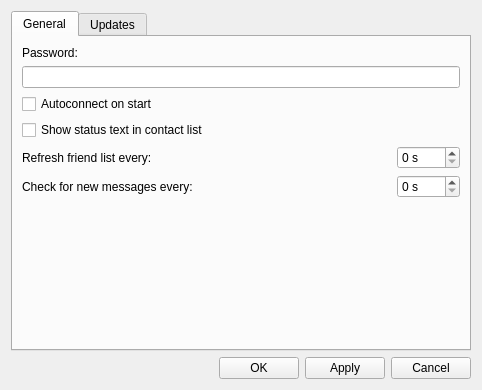
<?xml version="1.0" encoding="UTF-8"?>
<ui version="4.0">
 <class>EdditAccount</class>
 <widget class="QWidget" name="EdditAccount">
  <property name="geometry">
   <rect>
    <x>0</x>
    <y>0</y>
    <width>482</width>
    <height>390</height>
   </rect>
  </property>
  <property name="windowTitle">
   <string>Form</string>
  </property>
  <layout class="QVBoxLayout" name="verticalLayout_2">
   <item>
    <widget class="QTabWidget" name="tabWidget">
     <property name="currentIndex">
      <number>0</number>
     </property>
     <widget class="QWidget" name="tab">
      <attribute name="title">
       <string>General</string>
      </attribute>
      <layout class="QVBoxLayout" name="verticalLayout">
       <item>
        <widget class="QLabel" name="label">
         <property name="text">
          <string>Password:</string>
         </property>
        </widget>
       </item>
       <item>
        <widget class="QLineEdit" name="passEdit">
         <property name="echoMode">
          <enum>QLineEdit::Password</enum>
         </property>
        </widget>
       </item>
       <item>
        <widget class="QCheckBox" name="autoBox">
         <property name="text">
          <string>Autoconnect on start</string>
         </property>
        </widget>
       </item>
       <item>
        <widget class="QCheckBox" name="statusesBox">
         <property name="text">
          <string>Show status text in contact list</string>
         </property>
        </widget>
       </item>
       <item>
        <layout class="QHBoxLayout" name="horizontalLayout_3">
         <item>
          <widget class="QLabel" name="label_3">
           <property name="text">
            <string>Refresh friend list every:</string>
           </property>
          </widget>
         </item>
         <item>
          <spacer name="horizontalSpacer_3">
           <property name="orientation">
            <enum>Qt::Horizontal</enum>
           </property>
           <property name="sizeHint" stdset="0">
            <size>
             <width>40</width>
             <height>20</height>
            </size>
           </property>
          </spacer>
         </item>
         <item>
          <widget class="QSpinBox" name="friendBox">
           <property name="suffix">
            <string> s</string>
           </property>
           <property name="maximum">
            <number>3600</number>
           </property>
          </widget>
         </item>
        </layout>
       </item>
       <item>
        <layout class="QHBoxLayout" name="horizontalLayout_4">
         <item>
          <widget class="QLabel" name="label_4">
           <property name="text">
            <string>Check for new messages every:</string>
           </property>
          </widget>
         </item>
         <item>
          <spacer name="horizontalSpacer_4">
           <property name="orientation">
            <enum>Qt::Horizontal</enum>
           </property>
           <property name="sizeHint" stdset="0">
            <size>
             <width>40</width>
             <height>20</height>
            </size>
           </property>
          </spacer>
         </item>
         <item>
          <widget class="QSpinBox" name="messageBox">
           <property name="suffix">
            <string> s</string>
           </property>
           <property name="maximum">
            <number>3600</number>
           </property>
          </widget>
         </item>
        </layout>
       </item>
       <item>
        <spacer name="verticalSpacer">
         <property name="orientation">
          <enum>Qt::Vertical</enum>
         </property>
         <property name="sizeHint" stdset="0">
          <size>
           <width>20</width>
           <height>203</height>
          </size>
         </property>
        </spacer>
       </item>
      </layout>
     </widget>
     <widget class="QWidget" name="tab_2">
      <attribute name="title">
       <string>Updates</string>
      </attribute>
      <layout class="QVBoxLayout" name="verticalLayout_4">
       <item>
        <layout class="QHBoxLayout" name="horizontalLayout_5">
         <item>
          <widget class="QLabel" name="label_5">
           <property name="text">
            <string>Check for friends updates every:</string>
           </property>
          </widget>
         </item>
         <item>
          <spacer name="horizontalSpacer_5">
           <property name="orientation">
            <enum>Qt::Horizontal</enum>
           </property>
           <property name="sizeHint" stdset="0">
            <size>
             <width>48</width>
             <height>20</height>
            </size>
           </property>
          </spacer>
         </item>
         <item>
          <widget class="QSpinBox" name="newsBox">
           <property name="suffix">
            <string> s</string>
           </property>
           <property name="maximum">
            <number>3600</number>
           </property>
          </widget>
         </item>
        </layout>
       </item>
       <item>
        <widget class="QCheckBox" name="cbPhotoEnable">
         <property name="text">
          <string>Enable friends photo updates notifications</string>
         </property>
         <property name="checked">
          <bool>false</bool>
         </property>
        </widget>
       </item>
       <item>
        <widget class="QFrame" name="frameUpdatesPhoto">
         <property name="enabled">
          <bool>true</bool>
         </property>
         <property name="frameShape">
          <enum>QFrame::StyledPanel</enum>
         </property>
         <property name="frameShadow">
          <enum>QFrame::Raised</enum>
         </property>
         <layout class="QVBoxLayout" name="verticalLayout_3">
          <item>
           <widget class="QCheckBox" name="cbPhotoPreview">
            <property name="text">
             <string>Insert preview URL on new photos notifications</string>
            </property>
           </widget>
          </item>
          <item>
           <widget class="QCheckBox" name="cbPhotoFullsize">
            <property name="text">
             <string>Insert fullsize URL on new photos notifications</string>
            </property>
           </widget>
          </item>
         </layout>
        </widget>
       </item>
       <item>
        <spacer name="verticalSpacer_2">
         <property name="orientation">
          <enum>Qt::Vertical</enum>
         </property>
         <property name="sizeHint" stdset="0">
          <size>
           <width>20</width>
           <height>141</height>
          </size>
         </property>
        </spacer>
       </item>
      </layout>
     </widget>
    </widget>
   </item>
   <item>
    <layout class="QHBoxLayout" name="horizontalLayout">
     <item>
      <spacer name="horizontalSpacer">
       <property name="orientation">
        <enum>Qt::Horizontal</enum>
       </property>
       <property name="sizeHint" stdset="0">
        <size>
         <width>40</width>
         <height>20</height>
        </size>
       </property>
      </spacer>
     </item>
     <item>
      <widget class="QPushButton" name="okButton">
       <property name="text">
        <string>OK</string>
       </property>
      </widget>
     </item>
     <item>
      <widget class="QPushButton" name="applyButton">
       <property name="text">
        <string>Apply</string>
       </property>
      </widget>
     </item>
     <item>
      <widget class="QPushButton" name="cancelButton">
       <property name="text">
        <string>Cancel</string>
       </property>
      </widget>
     </item>
    </layout>
   </item>
  </layout>
 </widget>
 <resources/>
 <connections>
  <connection>
   <sender>cbPhotoEnable</sender>
   <signal>toggled(bool)</signal>
   <receiver>frameUpdatesPhoto</receiver>
   <slot>setEnabled(bool)</slot>
   <hints>
    <hint type="sourcelabel">
     <x>330</x>
     <y>53</y>
    </hint>
    <hint type="destinationlabel">
     <x>240</x>
     <y>125</y>
    </hint>
   </hints>
  </connection>
 </connections>
</ui>
